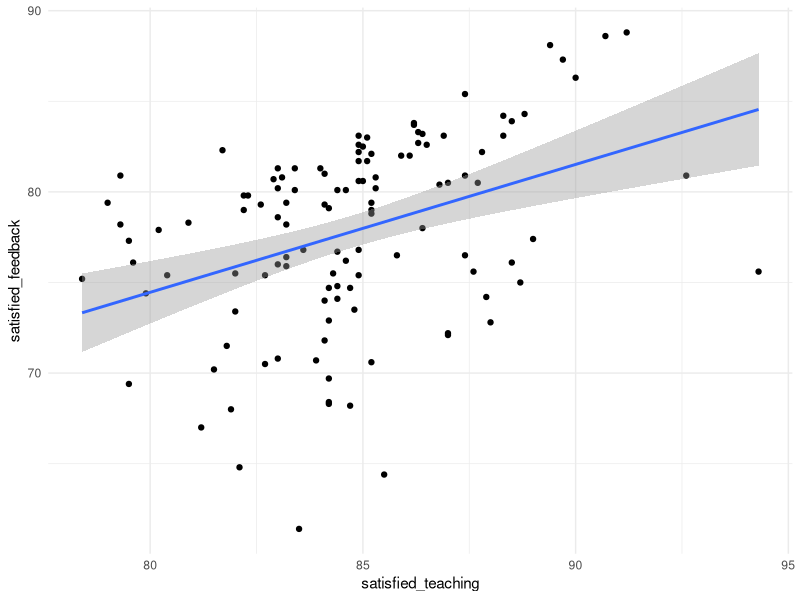
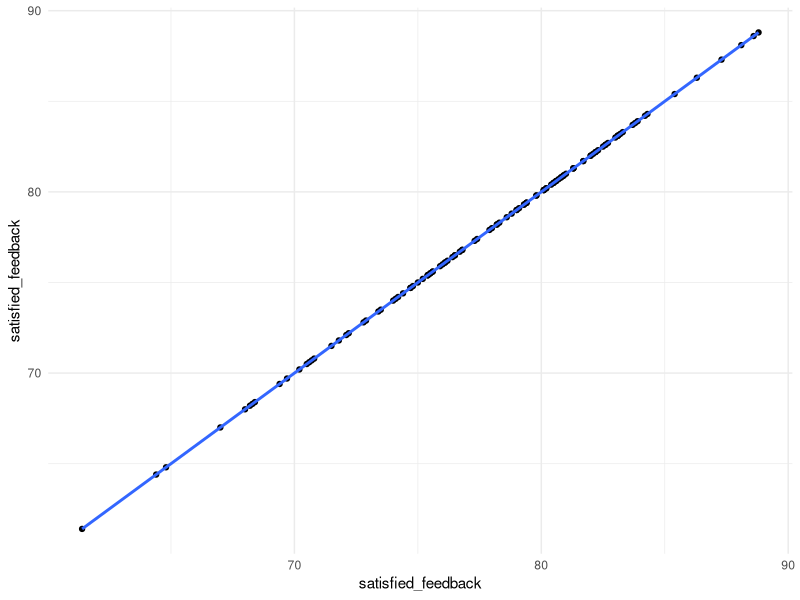
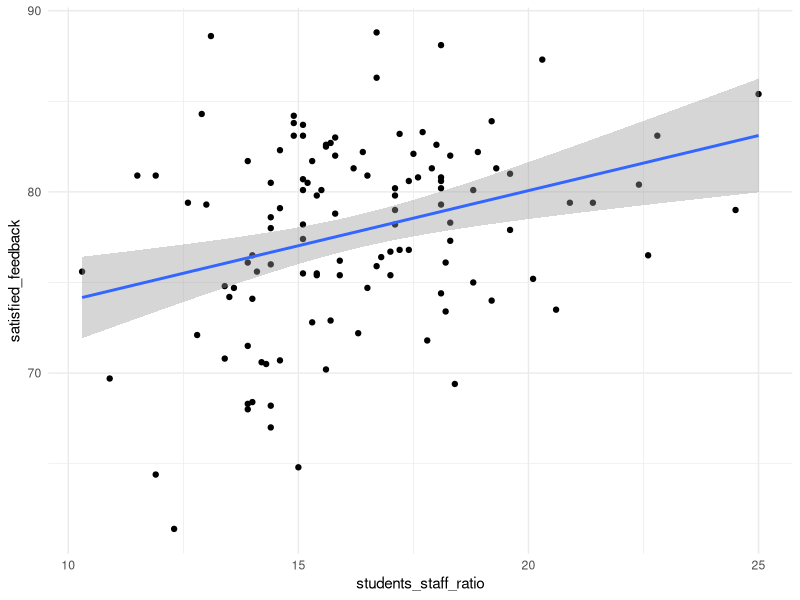
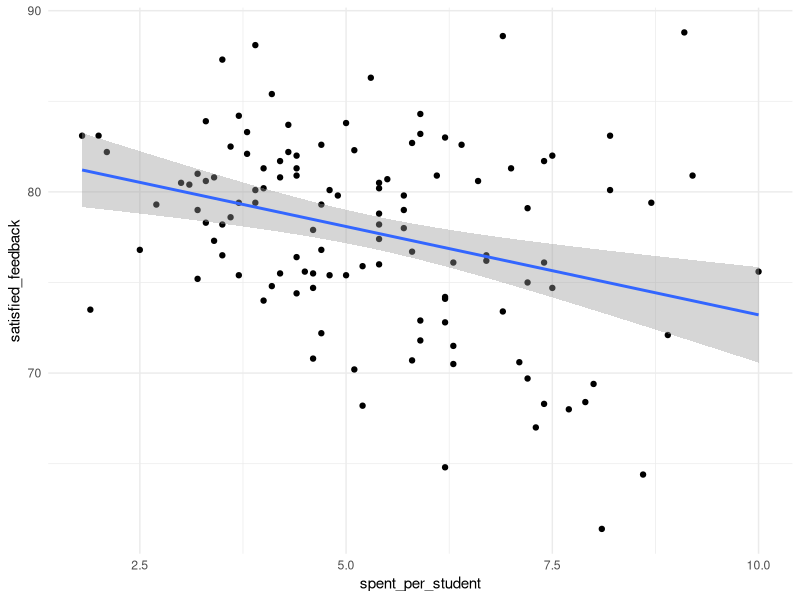
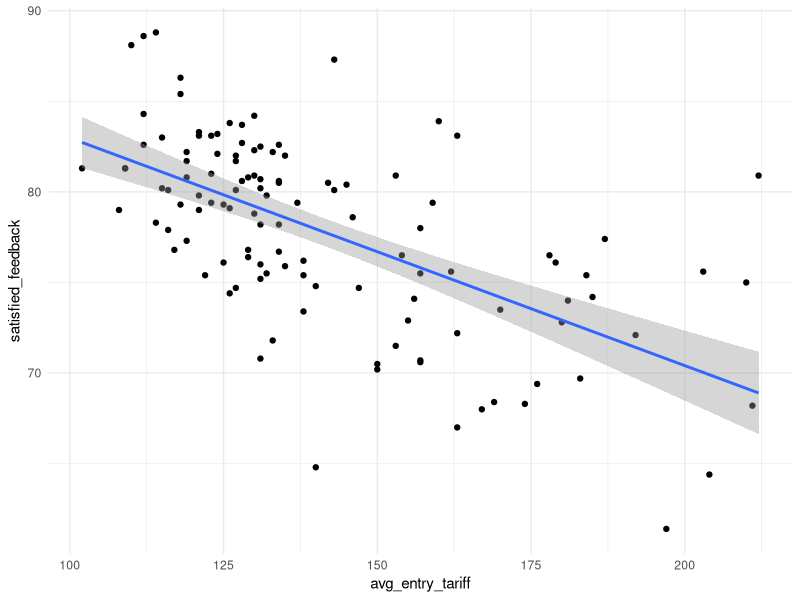
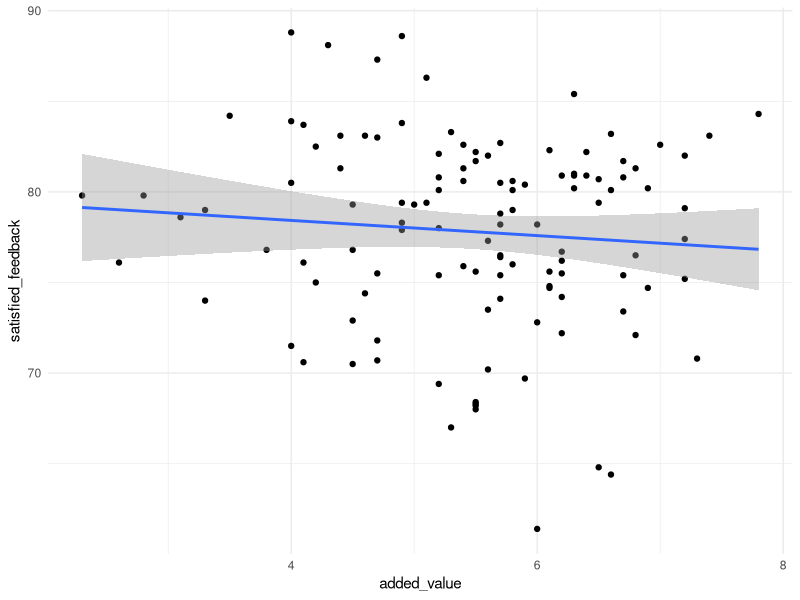
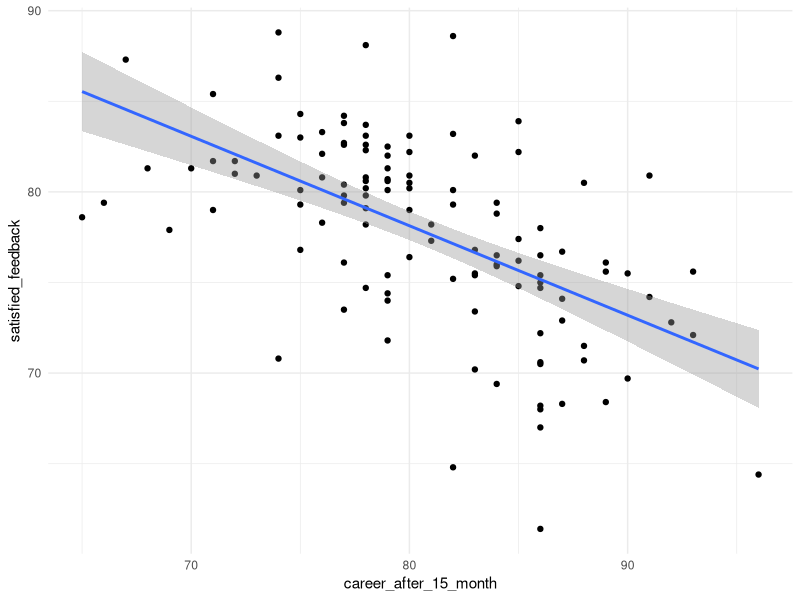
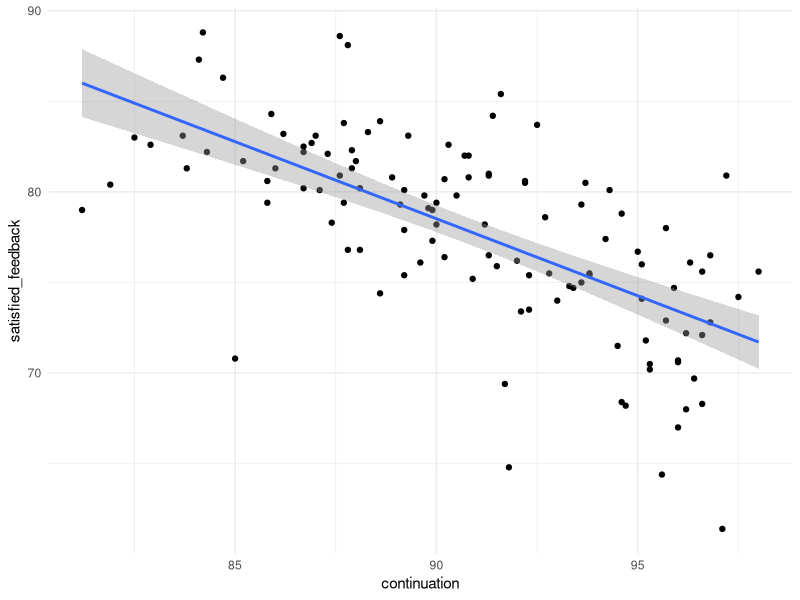

The R source for these figures, in order:
#setwd("/Users/cyrusseyrafi/srs-assignment/assignment_2")
setwd("C:/Users/BCapo/Desktop/University of Edinburgh Masters/Sem 2/srs-assignment/assignment_2")

# NOTES #
# Q1 is the 20% of areas with lowest participation in higher education
# Need to make all columns but INSITUTION_NAME numeric.
# Canterbury Christ Church Uni seems to have a too high total???

######                            IMPORTS                               ######

library(ggplot2)
library(glmnet)

######                       READ DATA + CLEAN                          ######

data = read.csv("data.csv")
head(data)

# Remove 'X.1' column and 'X' cols, R provides indices for us.
data = data[,-c(1,2,3)]
head(data)
str(data)

# FIX CONTINUATION BY LOOKING AT IT:
data$continuation

# APPEARS TO BE "n/a" converting it to string column
data$continuation <- gsub("n/a", NA, data$continuation)
data$continuation <- as.numeric(data$continuation)

# Get column indices and names by using a named list/vector as a 'dictionary'.
cols = c(1:ncol(data))
names(cols) = names(data)

# Remove SIMD data as useless.
SIMD.cols <- which(substr(names(cols),1,4) == "SIMD")
data = data[,-SIMD.cols]

str(data)

# Reset the cols data. 
cols = c(1:ncol(data))
names(cols) = names(data)

# NEED TO GET RID OF NA VALUES FIRST.
data <- na.omit(data)
cor(data[,-1])
#plot(data)

######                                EDA                               ######

#pairs(data[,-1])
for(col in names(cols)[-1]){
  print(col)
  plotted <- ggplot(data[,-1], aes(x = .data[[col]], y = satisfied_feedback)) +
    geom_point() +
    geom_smooth(method = "lm", se = TRUE) + 
    theme_minimal()  
  print(plotted)
}
# POLAR4.Q4 bad cor but the rest are good?? Added value and total: bad. Could do
# feature engineering/transformations on ethnic/gender columns to improve but
# overall not great.

######                DATA CLEANING/FEATURE ENGINEERING?                ######

apply(data[,cols[c("Men", "Women")]], 1, sum)
apply(data[,cols[c("White.ethnic.group", "Black.ethnic.group",
          "Asian.ethnic.group", "Other.ethnic.group", "Mixed.ethnic.group")]], 1, sum)
apply(data[,cols[c("POLAR4.Q1", "POLAR4.Q2", "POLAR4.Q4", "POLAR4.Q5", "POLAR4.Q3")]], 1, sum)

satisfied_feedback = data$satisfied_feedback
satisfied_teaching <- scale(data$satisfied_teaching)
students_staff_ratio <- scale(data$students_staff_ratio)
spent_per_student <- scale(data$spent_per_student)
avg_entry_tariff <- scale(data$avg_entry_tariff)
career_after_15_month <- scale(data$career_after_15_month)
continuation <- scale(data$continuation)
Women <- scale(data$Women)
Men <- scale(data$Men)
INSITUTION_NAME <- data$INSTITUTION_NAME

model_data <- data.frame(satisfied_feedback, satisfied_teaching, 
                         students_staff_ratio, spent_per_student, 
                         avg_entry_tariff, career_after_15_month,continuation, 
                         Women)

other_ethnic_outlier <- data[which(data$Other.ethnic.group==max(data$Other.ethnic.group)),]
other_ethnic_outlier


# Get column indices and names by using a named list/vector as a 'dictionary'.
cols = c(1:ncol(model_data))
names(cols) = names(model_data)

######                                MODELS                            ######

# RESIDUAL PLOTS
residual_plots <- function(model, data, response) {
  
  # Extract predicted values.
  predicted <- predict(model, data, type = "response")
  
  # Compute residuals.
  residuals <- data[[response]] - predicted
  
  # Standardize residuals.
  sigma_hat <- sd(residuals)
  residuals <- residuals / sigma_hat
  
  # Initialize plots.
  par(mfrow = c(1, 3))
  
  ## Residuals vs. Fitted plot.
  plot(predicted, residuals, main = "Residuals vs. Predicted",
       xlab = "Predicted Values", ylab = paste("Residuals"), pch = 19)
  abline(h = 0, col = "red", lty = 2)
  
  ## Histogram of Residuals.
  hist(residuals, breaks = 30, probability = TRUE, 
       main = "Histogram of Residuals", xlab = paste("Residuals"))
  curve(dnorm(x, mean = mean(residuals), sd = sd(residuals)), add = TRUE, col = "blue")
  
  ## Q-Q Plot.
  qqnorm(residuals, main = "Q-Q Plot of Residuals")
  qqline(residuals, col = "red", lwd = 2)
}

# BASLINE MODEL
baseline_model <- lm(satisfied_feedback ~ ., data = model_data)
summary(baseline_model)
plot(baseline_model)

# STEP MODEL
model2 <- step(baseline_model, direction = "both")
summary(model2)
plot(model2)

# LASSO (with CV)
mod.glm <- cv.glmnet(x = as.matrix(scale(data[, -c(1, 3)])), y = data$satisfied_feedback) ## lasso regression
mod.glm.mse <- mean((data$satisfied_feedback - predict(mod.glm, newx = as.matrix(scale(data[, -c(1, 3)]))))^2)
coef(mod.glm) ## show coefficients
